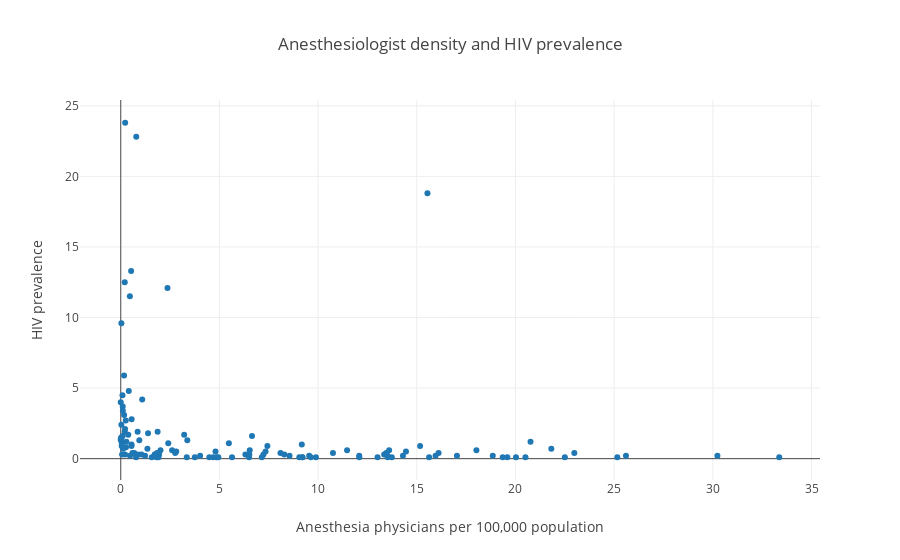

This figure's notebook cell:
### Markdown cell above
# Physician density and HIV prevalence

### Code cell
# Create a trace
trace = go.Scatter(
    x = df['pdensity'],
    y = df['hivprev'],
    mode = 'markers',
    text = df['country']
)

data = [trace]

layout = go.Layout(
    title='Anesthesiologist density and HIV prevalence',
    xaxis=dict(
    title='Anesthesia physicians per 100,000 population'
    ),
    
    yaxis=dict(
    title='HIV prevalence')
)

# Plot and embed in ipython notebook!
fig=go.Figure(data=data, layout=layout)
py.offline.iplot(fig)

### Figure 1 — Plotly figure (JSON) as saved in the notebook; plotly's stock layout.template omitted (floating-point values rounded to 4 significant figures; data arrays with more than 128 entries replaced by an {"elided": "..."} marker saying what was removed)
{"data": [{"mode": "markers", "text": {"elided": "168 str values"}, "type": "scatter", "uid": "332fefca-a24e-45a8-9b41-b01ba7cb5443", "x": {"elided": "168 float values"}, "y": {"elided": "168 float values"}}], "layout": {"title": "Anesthesiologist density and HIV prevalence", "xaxis": {"title": "Anesthesia physicians per 100,000 population"}, "yaxis": {"title": "HIV prevalence"}}}
